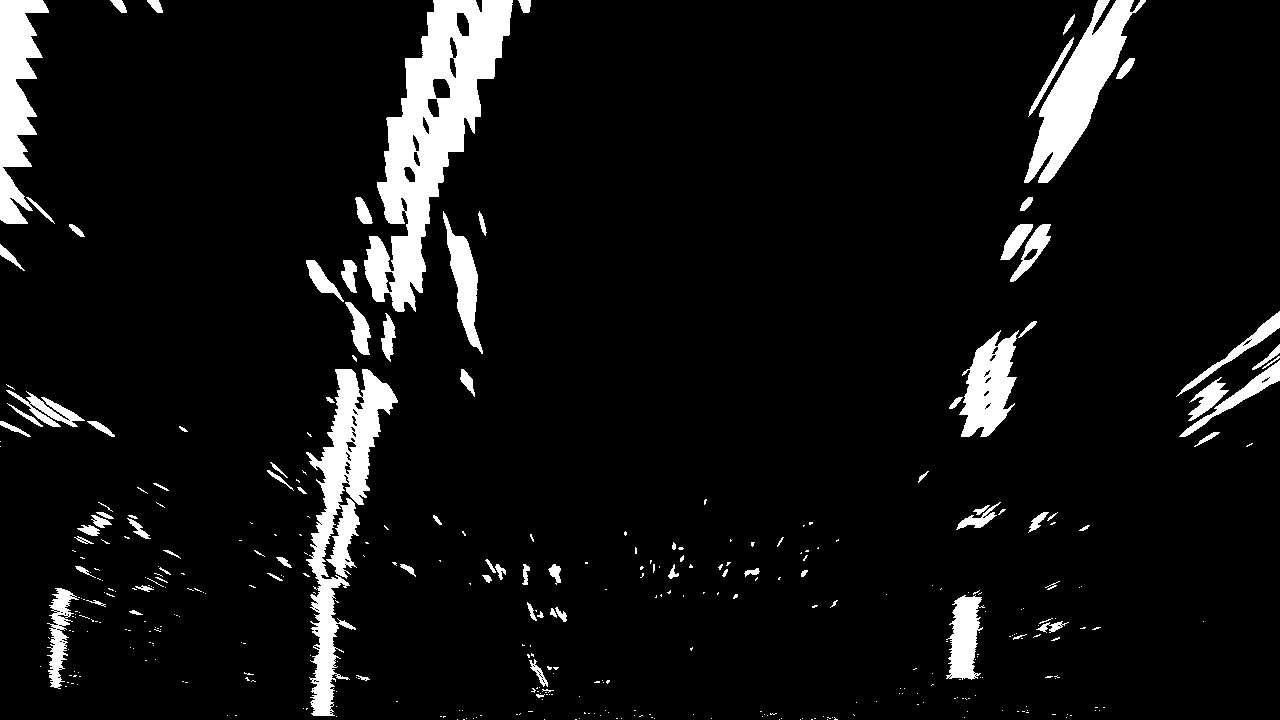
#> input picture utils/warped_example.jpg, 1280 x 720 px
$ python FindLane.py
#> lines starting #> are read from the running program, lines starting #| are printed output that depends on the picture; after the words box and inside, x2 and y2 are one past the last pixel; in counts of white or black regions, pixels touching at a corner belong together
#> in test, img is the input picture: shape (720, 1280); min 0, max 255, mean 18.5
## Udacity Project: Advance Lane Finding.
# This code is for find lane pixels and calculate polynomials.
# Developed by Haowei Zhao, Oct, 2018.


import numpy as np
import cv2
import matplotlib.pyplot as plt
from utils.PerspectiveTrans import *
import matplotlib.image as mpimg


# Use convolution to find lane centers
def find_window(image,window_width,window_height,margin):
#> called with window_width = 50, window_height = 80, margin = 80
    window_center = []
    bottom_lane_position = []

    window = np.ones(window_width)
    offset = window_width / 2

    # Start with the first slice on y direction
    l_sum = np.sum(image[int(3*image.shape[0]/4):,:int(image.shape[1]/2)],axis=0)
#> l_sum = 640 values, max 44595 at index 320, min 0 at index 0, mean 2862.4
    l_center = np.argmax(np.convolve(window,l_sum))-offset
#> l_center = 329

    r_sum = np.sum(image[int(3*image.shape[0]/4):,int(image.shape[1]/2):],axis=0)
#> r_sum = 640 values, max 21690 at index 324, min 0 at index 144, mean 1205.5
    r_center = np.argmax(np.convolve(window,r_sum))-offset + int(image.shape[1]/2)
#> r_center = 964
    window_center.append((l_center,r_center))
    bottom_lane_position.append((l_center,r_center))

    for slice_y_ind in range(1,int(image.shape[0]/window_height)):
        image_y_slice = np.sum(image[int(image.shape[0]-(slice_y_ind+1)*window_height):int(image.shape[0]-slice_y_ind*window_height),:],axis=0)
        convolve = np.convolve(window,image_y_slice)
        l_min_index = int(max(l_center+offset-margin,0))
        l_max_index = int(min(l_center+offset+margin,image.shape[1]))
        l_center = np.argmax(convolve[l_min_index:l_max_index])-offset+l_min_index


        r_min_index = int(max(r_center + offset - margin, 0))
        r_max_index = int(min(r_center + offset + margin, image.shape[1]))
        r_center = np.argmax(convolve[r_min_index:r_max_index]) - offset + r_min_index
        window_center.append((l_center,r_center))
#> this loop made 8 passes
#> (l_min_index, l_max_index, l_center, r_min_index, r_max_index, r_center) on passes 1 to 8: (274, 434, 329, 909, 1069, 964), (274, 434, 337, 909, 1069, 980), (282, 442, 351, 925, 1085, 984), (296, 456, 367, 929, 1089, 990), (312, 472, 395, 935, 1095, 1024), (340, 500, 409, 969, 1129, 1035), (354, 514, 431, 980, 1140, 1063), (376, 536, 463, 1008, 1168, 1101)
#> after the loop, window_center = [(329, 964), (329, 964), (337, 980), (351, 984), (367, 990), (395, 1024), (409, 1035), (431, 1063), (463, 1101)]

    return window_center,bottom_lane_position

# Search around lane centers. High value should be lane pixels.
def make_mask(window_width,window_height,img,centers,slice):
    mask = np.zeros_like(img)
    mask[int(img.shape[0]-(slice+1)*window_height):int(img.shape[0]-slice*window_height),max(int(centers-window_width/2),0):min(int(centers+window_width/2),img.shape[1])] = 1
    return mask
# For visualization purpose. Draw the area of interests on warped image.
def draw_lane_pix(image,window_width,window_height,margin):# Input image need to be a warped one
    window_center,bottom_lane_position = find_window(image,window_width,window_height,margin)
#> bottom_lane_position = [(329, 964)]
    left_lane_x =[]
    left_lane_y = []
    right_lane_x = []
    right_lane_y = []
    if window_center is not None:

        l_points = np.zeros_like(image)
        r_points = np.zeros_like(image)

        for slice_y_ind in range(0,int(image.shape[0]/window_height)):
            l_mask = make_mask(window_width,window_height,image,window_center[slice_y_ind][0],slice_y_ind)


            r_mask = make_mask(window_width,window_height,image,window_center[slice_y_ind][1],slice_y_ind)

            l_points[(l_mask == 1)] = 255
            nonzero_l = l_points.nonzero()
            left_lane_x.append(nonzero_l[1])
            left_lane_y.append(nonzero_l[0])
            r_points[(r_mask == 1)] = 255
            nonzero_r = r_points.nonzero()
            right_lane_x.append(nonzero_r[1])
            right_lane_y.append(nonzero_r[0])
#> this loop made 9 passes
#> pass 1, in draw_lane_pix, `l_mask = make_mask(window_width,window_height,image,window_center[slic..`:
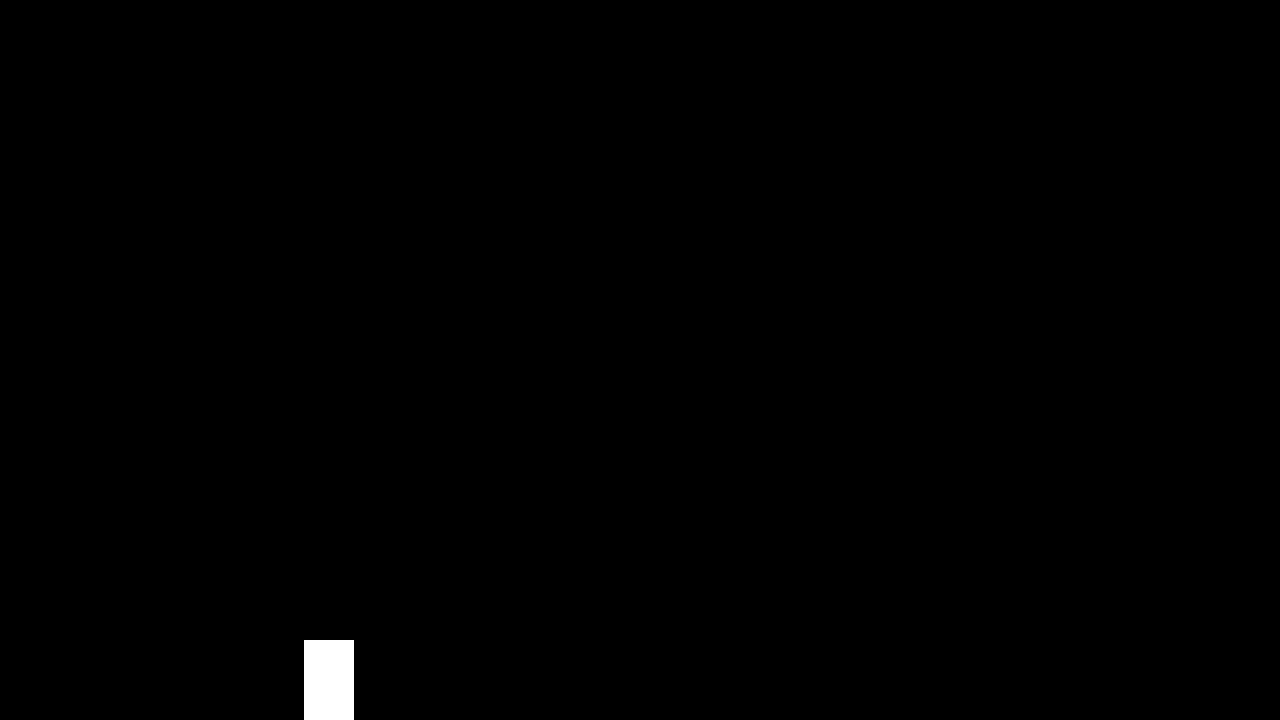
#> l_mask: shape (720, 1280); values 0 (black) and 1 (white), 0.43% white; 1 white region, box (x1, y1, x2, y2) and area: (304, 640, 354, 720) 4000
#> after the loop:
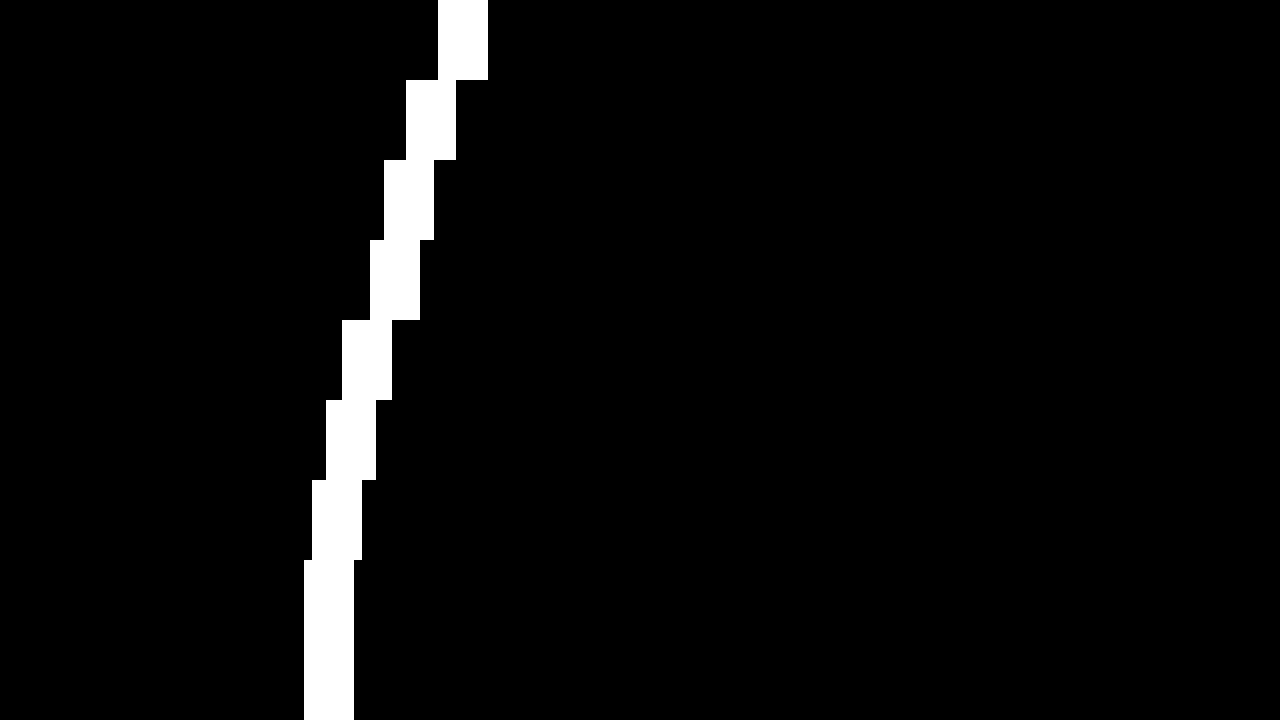
#> l_points: shape (720, 1280); 3.9% white; 1 white region, box (x1, y1, x2, y2) and area: (304, 0, 488, 720) 36000
#> after the loop:
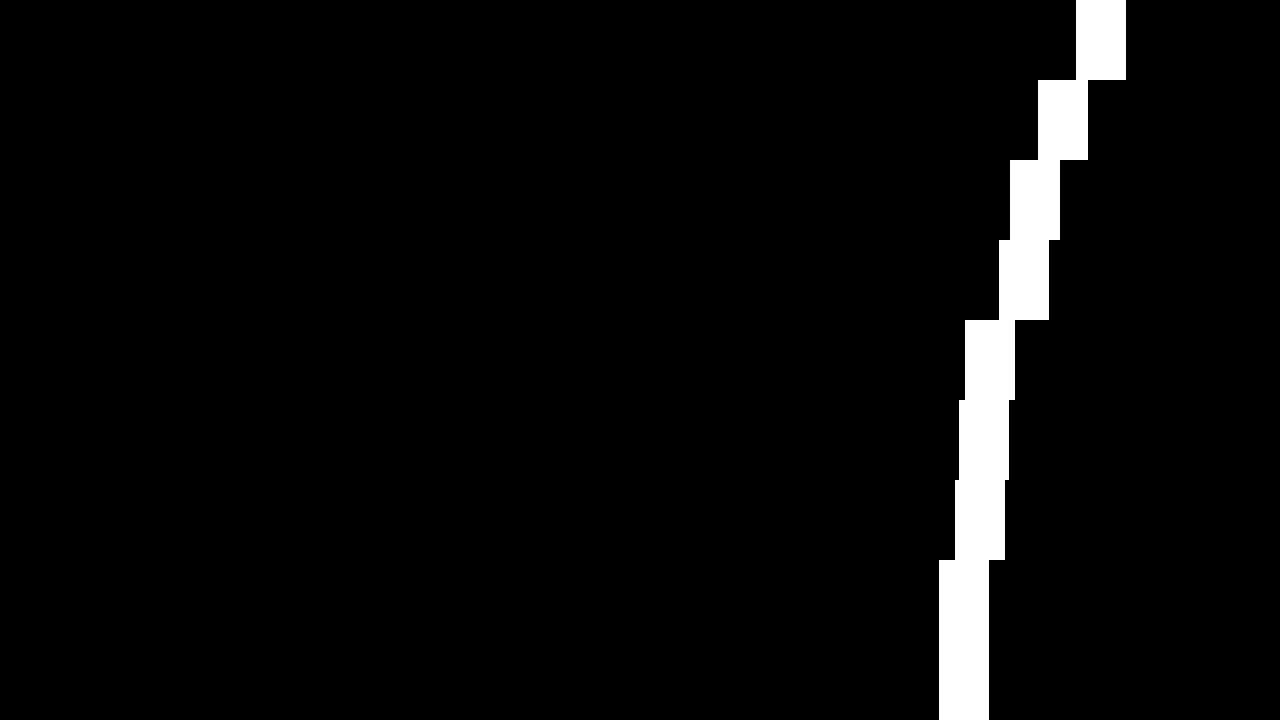
#> r_points: shape (720, 1280); 3.9% white; 1 white region, box (x1, y1, x2, y2) and area: (939, 0, 1126, 720) 36000
#> after the loop, left_lane_x = 9 items; left_lane_y = 9 items; right_lane_x = 9 items; right_lane_y = 9 items

        left_lane_x = np.concatenate(left_lane_x)
        left_lane_y = np.concatenate(left_lane_y)
        right_lane_x = np.concatenate(right_lane_x)
        right_lane_y = np.concatenate(right_lane_y)

        image_position_of_windows_channel = np.array(l_points+r_points,np.uint8)
#> image_position_of_windows_channel: shape (720, 1280); 7.8% white; 2 white regions, box (x1, y1, x2, y2) and area: (304, 0, 488, 720) 36000, (939, 0, 1126, 720) 36000

        zero_channel = np.zeros_like(image_position_of_windows_channel)
        image_position_of_windows = np.array(cv2.merge((zero_channel,image_position_of_windows_channel,zero_channel)),np.uint8) # Make the pixel in the window green

        image_position_of_windows = np.asarray(image_position_of_windows,np.float64)# Uncomment this

        color_img = np.dstack((image,image,image))*255
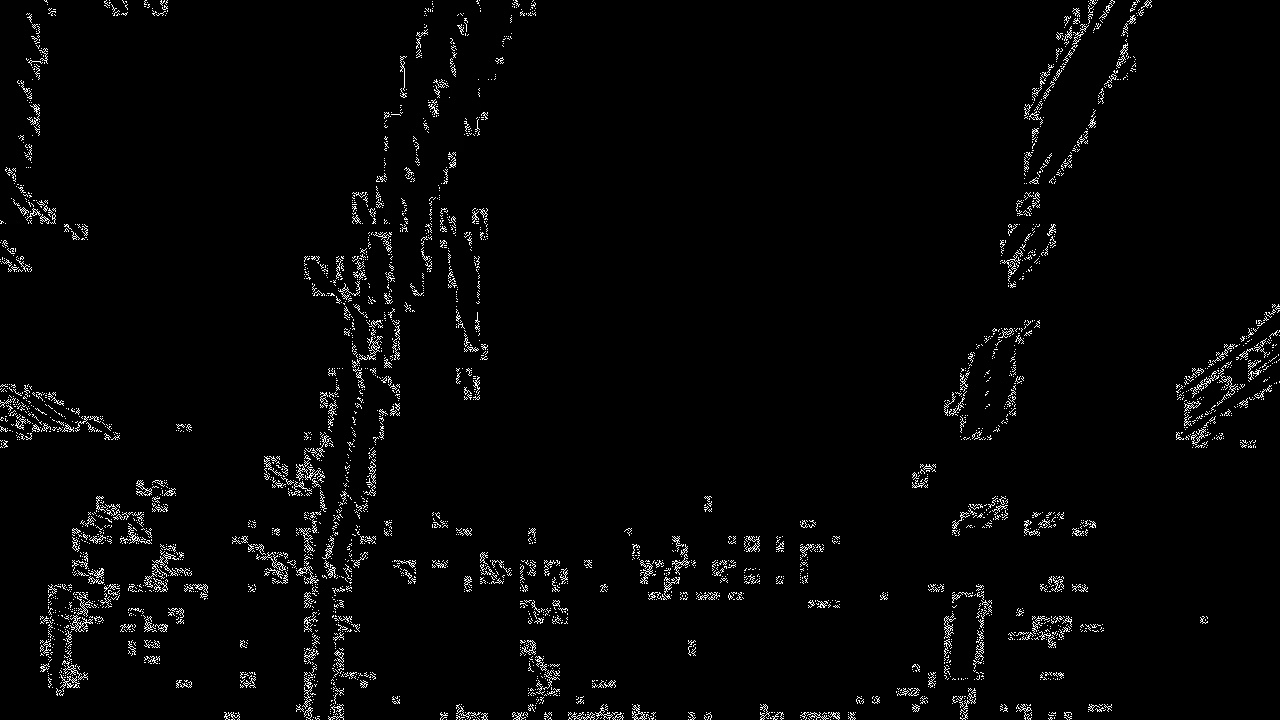
#> color_img: shape (720, 1280, 3); min 0, max 255, mean 6.3
#> (the run stopped early here; a loop or call above may not have finished)
